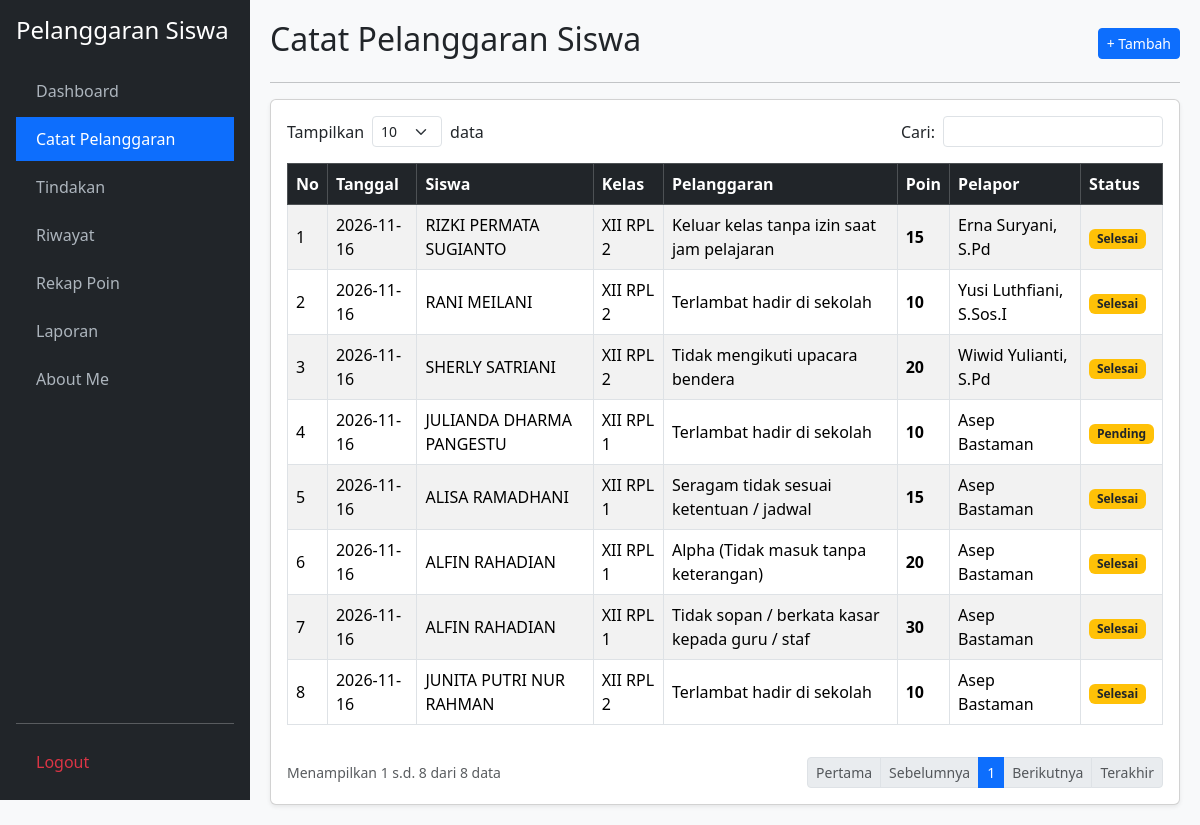
/catat_pelanggaran.php (signed in), run on the app's committed database.
### tables this page shows
CREATE TABLE `t_pelanggaran_siswa` (
  `id` int(11) NOT NULL,
  `tahun_ajaran_id` int(11) NOT NULL,
  `siswa_id` int(11) NOT NULL,
  `nama_siswa` varchar(150) DEFAULT NULL,
  `kelas_id` int(11) NOT NULL,
  `nama_kelas` varchar(100) DEFAULT NULL,
  `pelanggaran_id` int(11) NOT NULL,
  `nama_pelanggaran` varchar(150) DEFAULT NULL,
  `pelanggaran_kategori_id` int(11) NOT NULL,
  `guru_id` int(11) NOT NULL,
  `nama_guru` varchar(150) DEFAULT NULL,
  `tanggal` date NOT NULL,
  `keterangan` text DEFAULT NULL,
  `poin` int(11) DEFAULT NULL,
  `tindakan` text DEFAULT NULL,
  `status` varchar(30) DEFAULT NULL,
  `created_at` timestamp NULL DEFAULT NULL,
  `updated_at` timestamp NULL DEFAULT NULL
);

### catat_pelanggaran.php (the view, shortened to what this page needs)
<?php
require_once 'koneksi.php';
$aksi = $_GET['aksi'] ?? '';
$limit = isset($_GET['limit']) ? (int)$_GET['limit'] : 10;
$h = max(1, (int)($_GET['halaman'] ?? 1));
$offset = ($h - 1) * $limit;
$cari = mysqli_real_escape_string($koneksi, $_GET['cari'] ?? '');
$where = $cari ? "WHERE (nama_siswa LIKE '%$cari%' OR nama_kelas LIKE '%$cari%' OR nama_pelanggaran LIKE '%$cari%')" : "";
$total = mysqli_num_rows(mysqli_query($koneksi, "SELECT id FROM t_pelanggaran_siswa $where"));
$pages = ceil($total / $limit) ?: 1;
$data = mysqli_query($koneksi, "SELECT * FROM t_pelanggaran_siswa $where ORDER BY tanggal DESC, id DESC LIMIT $offset, $limit");
$no = $offset + 1;
$opt_s = mysqli_query($koneksi, "SELECT * FROM t_siswa ORDER BY nama ASC");
$opt_p = mysqli_query($koneksi, "SELECT * FROM t_pelanggaran WHERE status_aktif='1' ORDER BY nama ASC");
?>
<!DOCTYPE html>
<html lang="id">
<head>
    <link href="https://cdn.jsdelivr.net/npm/bootstrap@5.3.2/dist/css/bootstrap.min.css" rel="stylesheet">
    <link href="https://cdn.jsdelivr.net/npm/select2@4.1.0-rc.0/dist/css/select2.min.css" rel="stylesheet" />
    <link href="https://cdn.jsdelivr.net/npm/select2-bootstrap-5-theme@1.3.0/dist/select2-bootstrap-5-theme.min.css" rel="stylesheet" />
</head>
<body>
    <div class="sidebar d-flex flex-column p-3">
        <h4 class="text-white mb-4">Pelanggaran Siswa</h4>
        <ul class="nav nav-pills flex-column mb-auto">
            <li class="nav-item mb-1"><a href="dashboard.php">Dashboard</a></li>
            <li class="nav-item mb-1"><a href="catat_pelanggaran.php" class="active">Catat Pelanggaran</a></li>
            <li class="nav-item mb-1"><a href="tindakan.php">Tindakan</a></li>
            <li class="nav-item mb-1"><a href="riwayat.php">Riwayat</a></li>
            <li class="nav-item mb-1"><a href="rekap_poin.php">Rekap Poin</a></li>
            <?php
            $user_id_sb = $_SESSION['user_id'];
            $q_chk_wk = mysqli_query($koneksi, "SELECT 1 FROM t_wali_kelas twk JOIN t_guru tg ON twk.guru_id = tg.id WHERE tg.user_id = '$user_id_sb' AND twk.status_aktif = 1");
            if (($_SESSION['role'] === 'admin') || mysqli_num_rows($q_chk_wk) > 0):
            ?>
                <li class="nav-item mb-1"><a href="laporan.php">Laporan</a></li>
            <?php endif; ?>
            <li class="nav-item mb-1"><a href="about_me.php">About Me</a></li>
        </ul>
        <hr><a href="logout.php" class="text-danger">Logout</a>
    </div>
    <div class="main-content">
        <?php if ($aksi == 'tambah'): ?>
            <div class="d-flex justify-content-between align-items-center mb-3">
                <h2>Tambah Catat Pelanggaran</h2>
                <a href="catat_pelanggaran.php" class="btn btn-secondary btn-sm">&larr; Kembali</a>
            </div>
            <hr>
            <div class="card shadow-sm"><div class="card-body">
                <form method="POST">
                    <div class="mb-3">
                        <label class="form-label fw-bold">Tanggal:</label>
                        <input type="date" class="form-control bg-light" value="<?= date('Y-m-d'); ?>" readonly style="cursor: not-allowed;">
                        <small class="text-muted">Otomatis hari, bulan, dan tahun hari ini.</small>
                    </div>
                    <div class="mb-3">
                        <label class="form-label fw-bold">Siswa:</label>
                        <select name="siswa_id" class="form-control select2-siswa" required style="width: 100%;">
                            <option value="">-- Cari & Pilih Siswa --</option>
                            <?php while($s = mysqli_fetch_assoc($opt_s)): ?>
                                <option value="<?= $s['id']; ?>"><?= $s['nis'].' - '.$s['nama']; ?></option>
                            <?php endwhile; ?>
                        </select>
                    </div>
                    <div class="mb-3">
                        <label class="form-label fw-bold">Pelanggaran:</label>
                        <select name="pelanggaran_id" class="form-control select2-pelanggaran" required style="width: 100%;">
                            <option value="">-- Cari & Pilih Pelanggaran --</option>
                            <?php while($p = mysqli_fetch_assoc($opt_p)): ?>
                                <option value="<?= $p['id']; ?>"><?= $p['nama'].' (Poin: '.$p['poin'].')'; ?></option>
                            <?php endwhile; ?>
                        </select>
                    </div>
                    <div class="d-flex justify-content-end gap-2 mt-4">
                        <a href="catat_pelanggaran.php" class="btn btn-secondary">Batal</a>
                        <button type="submit" name="simpan_catatan" class="btn btn-primary">Simpan</button>
                    </div>
                </form>
            </div></div>
        <?php else: ?>
            <div class="d-flex justify-content-between align-items-center mb-3">
                <h2>Catat Pelanggaran Siswa</h2>
                <a href="catat_pelanggaran.php?aksi=tambah" class="btn btn-primary btn-sm">+ Tambah</a>
            </div>
            <hr>
            <div class="card shadow-sm"><div class="card-body">
                <div class="row mb-3 justify-content-between align-items-center">
                    <div class="col-auto d-flex align-items-center">
                        Tampilkan
                        <select name="limit" class="form-select form-select-sm mx-2" style="width: 70px;" onchange="location = this.value;">
                            <option value="?limit=10&cari=<?= $cari; ?>" <?= $limit == 10 ? 'selected' : ''; ?>>10</option>
                        </select> data
                    </div>
                    <div class="col-auto">
                        <form method="GET" class="d-flex align-items-center">
                            <span class="me-2">Cari:</span>
                            <input type="text" name="cari" class="form-control form-control-sm" value="<?= htmlspecialchars($cari); ?>" onchange="this.form.submit()">
                        </form>
                    </div>
                </div>
                <div class="table-responsive">
                    <table class="table table-bordered table-striped align-middle">
                        <thead class="table-dark">
                            <tr><th>No</th><th>Tanggal</th><th>Siswa</th><th>Kelas</th><th>Pelanggaran</th><th>Poin</th><th>Pelapor</th><th>Status</th></tr>
                        </thead>
                        <tbody>
                            <?php while($r = mysqli_fetch_assoc($data)): ?>
                            <tr>
                                <td><?= $no++; ?></td>
                                <td><?= htmlspecialchars($r['tanggal']); ?></td>
                                <td><?= htmlspecialchars($r['nama_siswa']); ?></td>
                                <td><?= htmlspecialchars($r['nama_kelas']); ?></td>
                                <td><?= htmlspecialchars($r['nama_pelanggaran']); ?></td>
                                <td><strong><?= htmlspecialchars($r['poin']); ?></strong></td>
                                <td><?= htmlspecialchars($r['nama_guru']); ?></td>
                                <td><span class="badge bg-warning text-dark"><?= htmlspecialchars($r['status']); ?></span></td>
                            </tr>
                            <?php endwhile; if(!$total): ?>
                            <tr><td colspan="8" class="text-center text-muted">Belum ada data catatan pelanggaran.</td></tr>
                            <?php endif; ?>
                        </tbody>
                    </table>
                </div>
                <div class="d-flex justify-content-between align-items-center mt-3">
                    <small class="text-muted">Menampilkan <?= $total ? $offset + 1 : 0; ?> s.d. <?= min($offset + $limit, $total); ?> dari <?= $total; ?> data</small>
                    <ul class="pagination pagination-sm mb-0">
                        <li class="page-item <?= $h <= 1 ? 'disabled' : ''; ?>"><a class="page-link" href="?halaman=1&limit=<?= $limit; ?>&cari=<?= $cari; ?>">Pertama</a></li>
                        <li class="page-item <?= $h <= 1 ? 'disabled' : ''; ?>"><a class="page-link" href="?halaman=<?= $h-1; ?>&limit=<?= $limit; ?>&cari=<?= $cari; ?>">Sebelumnya</a></li>
                        <?php for($i=1; $i<=$pages; $i++): ?>
                            <li class="page-item <?= $h == $i ? 'active' : ''; ?>"><a class="page-link" href="?halaman=<?= $i; ?>&limit=<?= $limit; ?>&cari=<?= $cari; ?>"><?= $i; ?></a></li>
                        <?php endfor; ?>
                        <li class="page-item <?= $h >= $pages ? 'disabled' : ''; ?>"><a class="page-link" href="?halaman=<?= $h+1; ?>&limit=<?= $limit; ?>&cari=<?= $cari; ?>">Berikutnya</a></li>
                        <li class="page-item <?= $h >= $pages ? 'disabled' : ''; ?>"><a class="page-link" href="?halaman=<?= $pages; ?>&limit=<?= $limit; ?>&cari=<?= $cari; ?>">Terakhir</a></li>
                    </ul>
                </div>
            </div></div>
        <?php endif; ?>
    </div>
</body>
</html>

### catat_pelanggaran.php (style rules this page uses)
body { background: #f8f9fa; }
.sidebar { min-height: 100vh; background: #212529; color: #fff; position: fixed; width: 250px; top: 0; left: 0; z-index: 1000; }
.sidebar a { color: #adb5bd; text-decoration: none; display: block; padding: 10px 20px; }
.sidebar a:hover, .sidebar a.active { color: #fff; background: #0d6efd; }
.main-content { margin-left: 250px; padding: 20px; }

### data on the page
t_pelanggaran_siswa: tanggal "2026-11-16", nama_siswa "RIZKI PERMATA SUGIANTO", nama_kelas "XII RPL 2", nama_pelanggaran "Keluar kelas tanpa izin saat jam pelajaran", poin "15", nama_guru "Erna Suryani, S.Pd", status "Selesai"
t_pelanggaran_siswa: tanggal "2026-11-16", nama_siswa "RANI MEILANI", nama_kelas "XII RPL 2", nama_pelanggaran "Terlambat hadir di sekolah", poin "10", nama_guru "Yusi Luthfiani, S.Sos.I", status "Selesai"
t_pelanggaran_siswa: tanggal "2026-11-16", nama_siswa "SHERLY SATRIANI", nama_kelas "XII RPL 2", nama_pelanggaran "Tidak mengikuti upacara bendera", poin "20", nama_guru "Wiwid Yulianti, S.Pd", status "Selesai"
t_pelanggaran_siswa: tanggal "2026-11-16", nama_siswa "JULIANDA DHARMA PANGESTU", nama_kelas "XII RPL 1", nama_pelanggaran "Terlambat hadir di sekolah", poin "10", nama_guru "Asep Bastaman", status "Pending"
t_pelanggaran_siswa: tanggal "2026-11-16", nama_siswa "ALISA RAMADHANI", nama_kelas "XII RPL 1", nama_pelanggaran "Seragam tidak sesuai ketentuan / jadwal", poin "15", nama_guru "Asep Bastaman", status "Selesai"
t_pelanggaran_siswa: tanggal "2026-11-16", nama_siswa "ALFIN RAHADIAN", nama_kelas "XII RPL 1", nama_pelanggaran "Alpha (Tidak masuk tanpa keterangan)", poin "20", nama_guru "Asep Bastaman", status "Selesai"
t_pelanggaran_siswa: tanggal "2026-11-16", nama_siswa "ALFIN RAHADIAN", nama_kelas "XII RPL 1", nama_pelanggaran "Tidak sopan / berkata kasar kepada guru / staf", poin "30", nama_guru "Asep Bastaman", status "Selesai"
t_pelanggaran_siswa: tanggal "2026-11-16", nama_siswa "JUNITA PUTRI NUR RAHMAN", nama_kelas "XII RPL 2", nama_pelanggaran "Terlambat hadir di sekolah", poin "10", nama_guru "Asep Bastaman", status "Selesai"

### other printed values
$offset + 1 "1"
min($offset + $limit, $total) "8"
$total "8"
